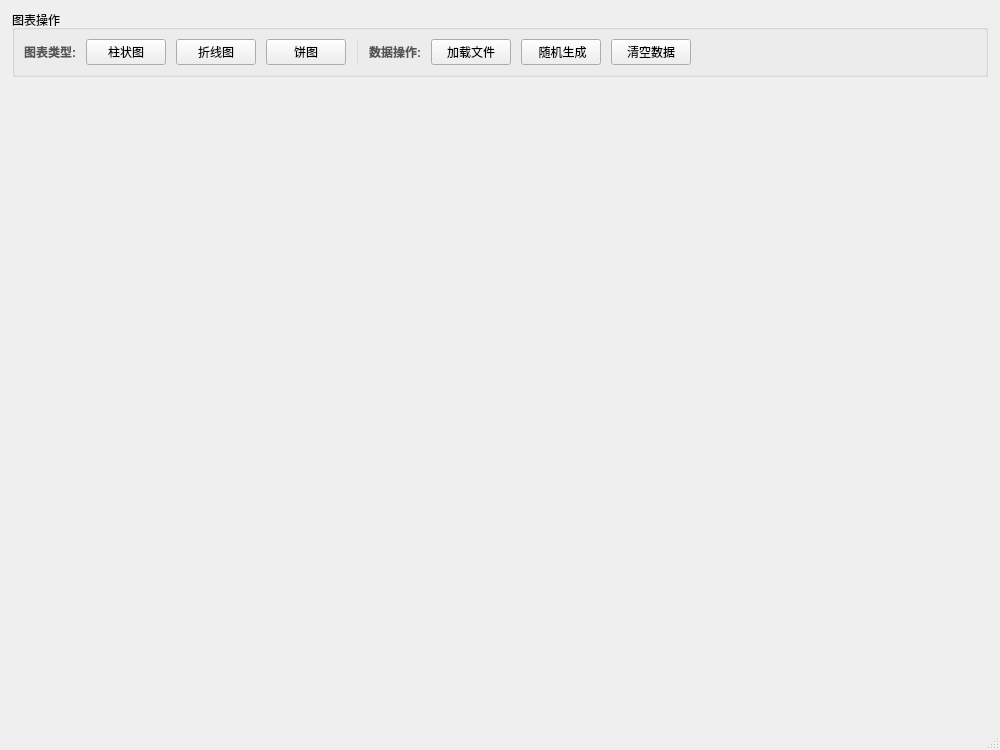
<?xml version="1.0" encoding="UTF-8"?>
<ui version="4.0">
 <class>MainWindow</class>
 <widget class="QMainWindow" name="MainWindow">
  <property name="geometry">
   <rect>
    <x>0</x>
    <y>0</y>
    <width>1000</width>
    <height>750</height>
   </rect>
  </property>
  <property name="windowTitle">
   <string>面向对象图表生成系统（Qt Designer版）</string>
  </property>
  <widget class="QWidget" name="centralWidget">
   <layout class="QVBoxLayout" name="mainLayout">
    <property name="spacing">
     <number>8</number>
    </property>
    <property name="leftMargin">
     <number>12</number>
    </property>
    <property name="topMargin">
     <number>10</number>
    </property>
    <property name="rightMargin">
     <number>12</number>
    </property>
    <property name="bottomMargin">
     <number>8</number>
    </property>
    <item>
     <widget class="QGroupBox" name="toolGroup">
      <property name="title">
       <string>图表操作</string>
      </property>
      <layout class="QHBoxLayout" name="toolLayout">
       <property name="spacing">
        <number>10</number>
       </property>
       <item>
        <widget class="QLabel" name="charttypelabel">
         <property name="styleSheet">
          <string notr="true">font-weight:bold; color:#555;</string>
         </property>
         <property name="text">
          <string>图表类型:</string>
         </property>
        </widget>
       </item>
       <item>
        <widget class="QPushButton" name="btnHistogram">
         <property name="text">
          <string>柱状图</string>
         </property>
        </widget>
       </item>
       <item>
        <widget class="QPushButton" name="btnLineChart">
         <property name="text">
          <string>折线图</string>
         </property>
        </widget>
       </item>
       <item>
        <widget class="QPushButton" name="btnPieChart">
         <property name="text">
          <string>饼图</string>
         </property>
        </widget>
       </item>
       <item>
        <widget class="QFrame" name="separator">
         <property name="styleSheet">
          <string notr="true">color:#D8DCE4;</string>
         </property>
         <property name="frameShape">
          <enum>QFrame::Shape::VLine</enum>
         </property>
        </widget>
       </item>
       <item>
        <widget class="QLabel" name="dataOpLabel">
         <property name="styleSheet">
          <string notr="true">font-weight:bold; color:#555;</string>
         </property>
         <property name="text">
          <string>数据操作:</string>
         </property>
        </widget>
       </item>
       <item>
        <widget class="QPushButton" name="btnLoad">
         <property name="text">
          <string>加载文件</string>
         </property>
        </widget>
       </item>
       <item>
        <widget class="QPushButton" name="btnRandom">
         <property name="text">
          <string> 随机生成</string>
         </property>
        </widget>
       </item>
       <item>
        <widget class="QPushButton" name="btnClear">
         <property name="text">
          <string>清空数据</string>
         </property>
        </widget>
       </item>
       <item>
        <spacer name="horizontalSpacer">
         <property name="orientation">
          <enum>Qt::Orientation::Horizontal</enum>
         </property>
         <property name="sizeHint" stdset="0">
          <size>
           <width>40</width>
           <height>20</height>
          </size>
         </property>
        </spacer>
       </item>
      </layout>
     </widget>
    </item>
    <item>
     <widget class="QWidget" name="chartContainer" native="true">
      <property name="sizePolicy">
       <sizepolicy hsizetype="Expanding" vsizetype="Expanding">
        <horstretch>1</horstretch>
        <verstretch>1</verstretch>
       </sizepolicy>
      </property>
     </widget>
    </item>
   </layout>
  </widget>
  <widget class="QStatusBar" name="statusBar"/>
 </widget>
 <resources/>
 <connections/>
</ui>
